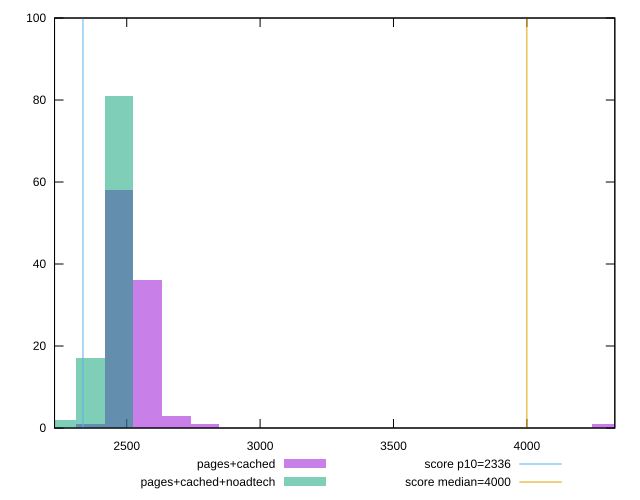

Source code (gnuplot):
reset

$pagesCached <<EOF
4298.094034991811 1
2578.8564209950864 36
2471.404070120291 58
2686.3087718698816 3
2793.761122744677 1
2363.951719245496 1
EOF

$pagesCachedNoadtech <<EOF
2363.951719245496 17
2471.404070120291 81
2256.4993683707007 2
EOF

set key outside below
set boxwidth 107.45235087479527
set xrange [2229.366:4329.7725]
set yrange [0:100]
set trange [0:100]
set style fill transparent solid 0.5 noborder

set parametric
set terminal svg size 640, 500 enhanced background rgb 'white'
set output "report_00009_2021-02-08T22-37-41.559Z/first-contentful-paint/comparison/histogram/1_vs_2.svg"

plot $pagesCached title "pages+cached" with boxes, \
     $pagesCachedNoadtech title "pages+cached+noadtech" with boxes, \
     2336,t title "score p10=2336", \
     4000,t title "score median=4000"

reset
